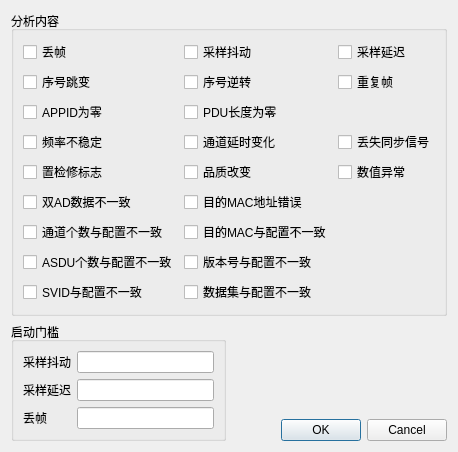
<?xml version="1.0" encoding="UTF-8"?>
<ui version="4.0">
 <class>SmvParamSetup</class>
 <widget class="QDialog" name="SmvParamSetup">
  <property name="geometry">
   <rect>
    <x>0</x>
    <y>0</y>
    <width>432</width>
    <height>368</height>
   </rect>
  </property>
  <property name="windowTitle">
   <string>SMV分析配置</string>
  </property>
  <layout class="QGridLayout" name="gridLayout_6">
   <item row="0" column="0">
    <layout class="QGridLayout" name="gridLayout_5">
     <item row="0" column="0" colspan="2">
      <widget class="QGroupBox" name="groupBox">
       <property name="title">
        <string>分析内容</string>
       </property>
       <layout class="QGridLayout" name="gridLayout_3">
        <item row="0" column="0">
         <layout class="QGridLayout" name="gridLayout">
          <item row="2" column="1">
           <widget class="QCheckBox" name="checkBoxPduLenZero">
            <property name="text">
             <string>PDU长度为零</string>
            </property>
           </widget>
          </item>
          <item row="2" column="0">
           <widget class="QCheckBox" name="checkBoxAppidZero">
            <property name="text">
             <string>APPID为零</string>
            </property>
           </widget>
          </item>
          <item row="7" column="0">
           <widget class="QCheckBox" name="checkBoxAsduDifferCfg">
            <property name="text">
             <string>ASDU个数与配置不一致</string>
            </property>
           </widget>
          </item>
          <item row="7" column="1">
           <widget class="QCheckBox" name="checkBoxConfrevDifferCfg">
            <property name="text">
             <string>版本号与配置不一致</string>
            </property>
           </widget>
          </item>
          <item row="1" column="1">
           <widget class="QCheckBox" name="checkBoxCntReverse">
            <property name="text">
             <string>序号逆转</string>
            </property>
           </widget>
          </item>
          <item row="1" column="2">
           <widget class="QCheckBox" name="checkBoxDouble">
            <property name="text">
             <string>重复帧</string>
            </property>
           </widget>
          </item>
          <item row="3" column="0">
           <widget class="QCheckBox" name="checkBoxRateUnstable">
            <property name="text">
             <string>频率不稳定</string>
            </property>
           </widget>
          </item>
          <item row="3" column="1">
           <widget class="QCheckBox" name="checkBoxDelayTrtgChange">
            <property name="text">
             <string>通道延时变化</string>
            </property>
           </widget>
          </item>
          <item row="3" column="2">
           <widget class="QCheckBox" name="checkBoxAsynchronism">
            <property name="text">
             <string>丢失同步信号</string>
            </property>
           </widget>
          </item>
          <item row="4" column="2">
           <widget class="QCheckBox" name="checkBoxDataOverflow">
            <property name="text">
             <string>数值异常</string>
            </property>
           </widget>
          </item>
          <item row="4" column="1">
           <widget class="QCheckBox" name="checkBoxQualityChange">
            <property name="text">
             <string>品质改变</string>
            </property>
           </widget>
          </item>
          <item row="4" column="0">
           <widget class="QCheckBox" name="checkBoxTest">
            <property name="text">
             <string>置检修标志</string>
            </property>
           </widget>
          </item>
          <item row="6" column="0">
           <widget class="QCheckBox" name="checkBoxDaNumDifferCfg">
            <property name="text">
             <string>通道个数与配置不一致</string>
            </property>
           </widget>
          </item>
          <item row="6" column="1">
           <widget class="QCheckBox" name="checkBoxMacDifferCfg">
            <property name="text">
             <string>目的MAC与配置不一致</string>
            </property>
           </widget>
          </item>
          <item row="1" column="0">
           <widget class="QCheckBox" name="checkBoxCntJump">
            <property name="text">
             <string>序号跳变</string>
            </property>
           </widget>
          </item>
          <item row="0" column="1">
           <widget class="QCheckBox" name="checkBoxTremble">
            <property name="text">
             <string>采样抖动</string>
            </property>
           </widget>
          </item>
          <item row="0" column="0">
           <widget class="QCheckBox" name="checkBoxDropPtk">
            <property name="text">
             <string>丢帧</string>
            </property>
           </widget>
          </item>
          <item row="0" column="2">
           <widget class="QCheckBox" name="checkBoxDelay">
            <property name="text">
             <string>采样延迟</string>
            </property>
           </widget>
          </item>
          <item row="5" column="0">
           <widget class="QCheckBox" name="checkBox2AdDataDiffer">
            <property name="text">
             <string>双AD数据不一致</string>
            </property>
           </widget>
          </item>
          <item row="5" column="1">
           <widget class="QCheckBox" name="checkBoxDstMacErr">
            <property name="text">
             <string>目的MAC地址错误</string>
            </property>
           </widget>
          </item>
          <item row="8" column="0">
           <widget class="QCheckBox" name="checkBoxSvidDifferCfg">
            <property name="text">
             <string>SVID与配置不一致</string>
            </property>
           </widget>
          </item>
          <item row="8" column="1">
           <widget class="QCheckBox" name="checkBoxDsNameDifferCfg">
            <property name="text">
             <string>数据集与配置不一致</string>
            </property>
           </widget>
          </item>
         </layout>
        </item>
       </layout>
      </widget>
     </item>
     <item row="1" column="0">
      <widget class="QGroupBox" name="groupBox_2">
       <property name="title">
        <string>启动门槛</string>
       </property>
       <layout class="QGridLayout" name="gridLayout_4">
        <item row="0" column="0">
         <layout class="QGridLayout" name="gridLayout_2">
          <item row="0" column="0">
           <widget class="QLabel" name="label">
            <property name="text">
             <string>采样抖动</string>
            </property>
           </widget>
          </item>
          <item row="0" column="1">
           <widget class="QLineEdit" name="lineEditTrembleMinpercent"/>
          </item>
          <item row="1" column="0">
           <widget class="QLabel" name="label_2">
            <property name="text">
             <string>采样延迟</string>
            </property>
           </widget>
          </item>
          <item row="1" column="1">
           <widget class="QLineEdit" name="lineEditDelayInpercent"/>
          </item>
          <item row="2" column="0">
           <widget class="QLabel" name="label_3">
            <property name="text">
             <string>丢帧</string>
            </property>
           </widget>
          </item>
          <item row="2" column="1">
           <widget class="QLineEdit" name="lineEditDropPktMinpercent"/>
          </item>
         </layout>
        </item>
       </layout>
      </widget>
     </item>
     <item row="1" column="1">
      <layout class="QVBoxLayout" name="verticalLayout">
       <item>
        <spacer name="verticalSpacer">
         <property name="orientation">
          <enum>Qt::Vertical</enum>
         </property>
         <property name="sizeHint" stdset="0">
          <size>
           <width>20</width>
           <height>40</height>
          </size>
         </property>
        </spacer>
       </item>
       <item>
        <widget class="QDialogButtonBox" name="buttonBox">
         <property name="orientation">
          <enum>Qt::Horizontal</enum>
         </property>
         <property name="standardButtons">
          <set>QDialogButtonBox::Cancel|QDialogButtonBox::Ok</set>
         </property>
        </widget>
       </item>
      </layout>
     </item>
    </layout>
   </item>
  </layout>
 </widget>
 <resources/>
 <connections>
  <connection>
   <sender>buttonBox</sender>
   <signal>accepted()</signal>
   <receiver>SmvParamSetup</receiver>
   <slot>accept()</slot>
   <hints>
    <hint type="sourcelabel">
     <x>248</x>
     <y>254</y>
    </hint>
    <hint type="destinationlabel">
     <x>157</x>
     <y>274</y>
    </hint>
   </hints>
  </connection>
  <connection>
   <sender>buttonBox</sender>
   <signal>rejected()</signal>
   <receiver>SmvParamSetup</receiver>
   <slot>reject()</slot>
   <hints>
    <hint type="sourcelabel">
     <x>316</x>
     <y>260</y>
    </hint>
    <hint type="destinationlabel">
     <x>286</x>
     <y>274</y>
    </hint>
   </hints>
  </connection>
 </connections>
</ui>
